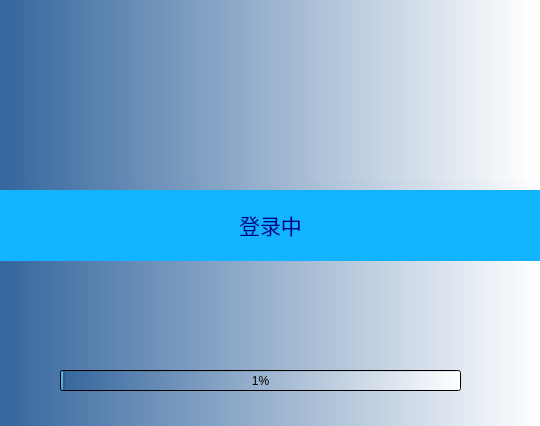
<?xml version="1.0" encoding="UTF-8"?>
<ui version="4.0">
 <class>login</class>
 <widget class="QWidget" name="login">
  <property name="geometry">
   <rect>
    <x>0</x>
    <y>0</y>
    <width>540</width>
    <height>426</height>
   </rect>
  </property>
  <property name="windowTitle">
   <string>Form</string>
  </property>
  <property name="styleSheet">
   <string notr="true">background-color: qlineargradient(spread:pad, x1:0, y1:0, x2:1, y2:0, stop:0.00995025 rgba(54, 103, 158, 255), stop:1 rgba(255, 255, 255, 255));</string>
  </property>
  <widget class="QProgressBar" name="progressBar">
   <property name="geometry">
    <rect>
     <x>60</x>
     <y>370</y>
     <width>401</width>
     <height>21</height>
    </rect>
   </property>
   <property name="styleSheet">
    <string notr="true">QProgressBar::chunk{background-color: #4b4b4b};
</string>
   </property>
   <property name="minimum">
    <number>0</number>
   </property>
   <property name="value">
    <number>1</number>
   </property>
  </widget>
  <widget class="QLabel" name="label">
   <property name="geometry">
    <rect>
     <x>0</x>
     <y>0</y>
     <width>531</width>
     <height>181</height>
    </rect>
   </property>
   <property name="text">
    <string/>
   </property>
  </widget>
  <widget class="QLabel" name="label_2">
   <property name="geometry">
    <rect>
     <x>0</x>
     <y>190</y>
     <width>541</width>
     <height>71</height>
    </rect>
   </property>
   <property name="styleSheet">
    <string notr="true">background-color: rgb(19, 180, 255);
color: rgb(0, 0, 140);
</string>
   </property>
   <property name="text">
    <string>&lt;html&gt;&lt;head/&gt;&lt;body&gt;&lt;p align=&quot;center&quot;&gt;&lt;span style=&quot; font-size:16pt;&quot;&gt;登录中&lt;/span&gt;&lt;/p&gt;&lt;/body&gt;&lt;/html&gt;</string>
   </property>
  </widget>
 </widget>
 <resources/>
 <connections/>
</ui>
